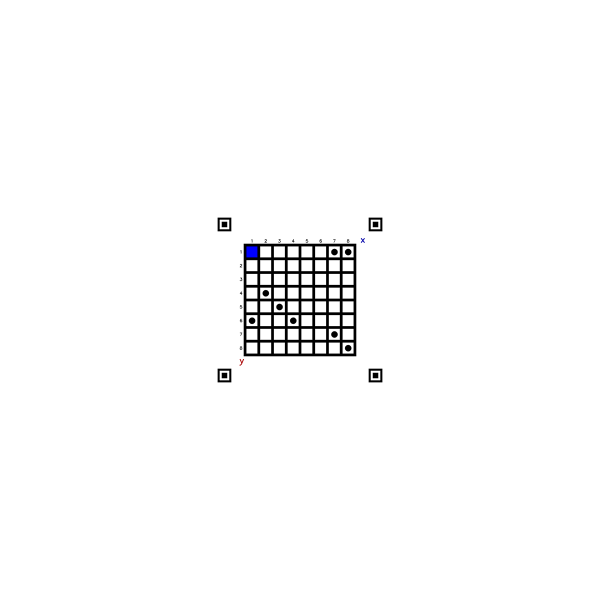
#> input picture scale.png, 1200 x 1200 px (shown at 1/2 size)
$ python picture_main.py
#> lines starting #> are read from the running program, lines starting #| are printed output that depends on the picture; after the words box and inside, x2 and y2 are one past the last pixel; in counts of white or black regions, pixels touching at a corner belong together
### functions.py
import cv2
import numpy as np


# 通过定位点特殊的面积比来判断找到的边缘是否为定位点
def is_locating_point(con1, con2, con3):
    area1 = cv2.contourArea(con1) / 49
    area2 = cv2.contourArea(con2) / 25
    area3 = cv2.contourArea(con3) / 9
    area = min(area1, area2, area3)
    error = 0.8
    if area1 - area <= area * error and area2 - area <= area * error and area3 - area <= area * error:
        return True
    return False


# 用边缘检测寻找定位点
def find_locating_point(img):
    # cons中存储了边缘的像素， hies中存储了对应的边缘与其他边缘的层级关系
    # level用来给边缘的层级计数，寻找3层及以上边缘，并把对应边缘的像素存入cons_locating_points中
    # locations用来存储定位点中心像素
    cons, hies = cv2.findContours(img, cv2.RETR_TREE, cv2.CHAIN_APPROX_NONE)
    levels = 0
    cons_locating_points = []
    locations = []

    # 遍历存储有所有边缘的层级关系的hies数组，并根据其与其他层级的关系来计数该边缘的层级
    if hies is None:
        return None
    for i in range(len(hies[0])):
        hie = hies[0][i]
        if hie[2] != -1:
            levels += 1
        elif hie[2] == -1 and levels != 0:
            levels += 1
            # 添加3层边缘及以上的像素
            if levels >= 3:
                if is_locating_point(cons[i - 2], cons[i - 1], cons[i]):
                    cons_locating_points.append(cons[i])
            levels = 0
        else:
            levels = 0

    # 求出定位点的中心点的像素
    for con_locating_point in cons_locating_points:
        x_sum, y_sum = 0, 0
        for x, y in con_locating_point[:, 0]:
            x_sum += x
            y_sum += y
        x_avg = x_sum / con_locating_point.shape[0]
        y_avg = y_sum / con_locating_point.shape[0]
        locations.append([int(x_avg), int(y_avg)])

    # 判断是否检测到四个定位点
    if len(locations) == 4:
        return locations
    else:
        return None


# 透视变换图像
def get_trans(img, locating_points):
    # 找到距离左上角和右下角最近的定位点并求出连线的直线方程系数k、b
    distance = [locating_points[0][0]+locating_points[0][1], locating_points[1][0]+locating_points[1][1],
                locating_points[2][0]+locating_points[2][1], locating_points[3][0]+locating_points[3][1]]
    argsort = np.argsort(distance)
    locating_point0 = locating_points[argsort[0]]
    locating_point3 = locating_points[argsort[3]]
    mat_x = np.array([[locating_point0[0], 1], [locating_point3[0], 1]])
    mat_y = np.array([locating_point0[1], locating_point3[1]])
    k, b = np.linalg.solve(mat_x, mat_y)

    # 找到直线上方的点即距离右上角最近的点，直线下方的点即距离左下角最近的点
    if locating_points[argsort[1]][1] - k*locating_points[argsort[1]][0] > b:
        locating_point1 = locating_points[argsort[1]]
        locating_point2 = locating_points[argsort[2]]
    else:
        locating_point1 = locating_points[argsort[2]]
        locating_point2 = locating_points[argsort[1]]

    # 将四个定位点就近透视变换到标准位置
    mat = cv2.getPerspectiveTransform(np.float32([locating_point0, locating_point1, locating_point2, locating_point3]),
                                      np.float32([(0, 0), (0, 707), (707, 0), (707, 707)]))
    img_trans = cv2.warpPerspective(img, mat, (707, 707))

    return img_trans


# 旋转图像
def get_roi(img):
    # 旋转变换矩阵
    m1 = cv2.getRotationMatrix2D((707/2, 707/2), 90, 1)
    m2 = cv2.getRotationMatrix2D((707/2, 707/2), 180, 1)
    m3 = cv2.getRotationMatrix2D((707/2, 707/2), 270, 1)

    # 对比四个角格子的HSV值来判断旋转图像
    img_hsv = cv2.cvtColor(img, cv2.COLOR_BGR2HSV)
    if 100 <= img_hsv[112][595][0] <= 124 and 120 <= img_hsv[112][595][1]:
        img_spin = cv2.warpAffine(img, m1, (707, 707))
    elif 100 <= img_hsv[595][595][0] <= 124 and 120 <= img_hsv[595][595][1]:
        img_spin = cv2.warpAffine(img, m2, (707, 707))
    elif 100 <= img_hsv[595][112][0] <= 124 and 120 <= img_hsv[595][112][1]:
        img_spin = cv2.warpAffine(img, m3, (707, 707))
    else:
        img_spin = img

    return img_spin


# 用霍夫圆寻找宝藏
def find_circles(img):
    locations = []
    img_blur = cv2.medianBlur(img, 3)
    hough_circles = cv2.HoughCircles(img_blur, cv2.HOUGH_GRADIENT_ALT, 5, 20,
                                     param1=1000, param2=0.70, minRadius=10, maxRadius=20)
    if hough_circles is None:
        return None
    for hough_circle in hough_circles[0, :]:
        locations.append((int(hough_circle[0]), int(hough_circle[1])))
    return locations

### picture_main.py
from functions import *


if __name__ == "__main__":
    frame = cv2.imread("scale.png")
#> frame is the input picture: shape (1200, 1200, 3); mean B, G, R 250.9, 250.8, 250.8
    frame_gray = cv2.cvtColor(frame, cv2.COLOR_RGB2GRAY)
    frame_blur = cv2.GaussianBlur(frame_gray, (5, 5), 0)
    ret, frame_bin = cv2.threshold(frame_blur, 127, 255, cv2.THRESH_BINARY)
#> frame_bin: shape (1200, 1200); 98.3% white; 31 black regions (13 under 20 px)
    locating_points = find_locating_point(frame_bin)
#> in find_locating_point, `cons, hies = cv2.findContours(img, cv2.RETR_TREE, cv2.CHAIN_APPROX_NONE)`: cons = 102 contours, 16 with area under 20; largest, box (x1, y1, x2, y2) and area: (0, 0, 1200, 1200) 1437601, (486, 486, 714, 714) 51511, (736, 736, 766, 766) 830, (434, 736, 464, 766) 830, (736, 434, 766, 464) 830; hies = 102 rows, first 6: [-1, -1, 1, -1], [4, -1, 2, 0], [-1, -1, 3, 1], [-1, -1, -1, 2], [7, 1, 5, 0], [-1, -1, 6, 4]
#> the loop in find_locating_point, `for i in range(len(hies[0])):` made 102 passes
#> hie on passes 1, 2, 3, 5, 6, 8, 9, 10: [-1, -1, 1, -1], [4, -1, 2, 0], [-1, -1, 3, 1], [7, 1, 5, 0], [-1, -1, 6, 4], [8, 4, -1, 0], [9, 7, -1, 0], [10, 8, -1, 0]
#> after the loop in find_locating_point, `for i in range(len(hies[0])):`: cons_locating_points = 4 contours; box (x1, y1, x2, y2) and area: (745, 745, 758, 758) 135, (442, 745, 455, 758) 135, (745, 442, 758, 455) 135, (442, 442, 455, 455) 135
#> the loop in find_locating_point, `for con_locating_point in cons_locating_points:` made 4 passes
#> (x_avg, y_avg) on passes 1 to 4: (750.7, 750.7), (448.3, 750.7), (750.7, 448.3), (448.3, 448.3)
#> after the loop in find_locating_point, `for con_locating_point in cons_locating_points:`: locations = [[750, 750], [448, 750], [750, 448], [448, 448]]
#> locating_points = [[750, 750], [448, 750], [750, 448], [448, 448]]
    if locating_points is not None:
        for locating_point in locating_points:
            cv2.circle(frame, locating_point, 2, (0, 255, 0), 3)
#> this loop made 4 passes
#> frame: shape (1200, 1200, 3); 0.01% of pixels changed, all inside (x1, y1, x2, y2) = (444, 444, 755, 755)
        frame_trans = get_trans(frame, locating_points)
#> in get_trans, `distance = [locating_points[0][0]+locating_points[0][1], locating_poin..`: distance = [1500, 1198, 1198, 896]
#> in get_trans, `argsort = np.argsort(distance)`: argsort = [3, 1, 2, 0]
#> in get_trans, `locating_point0 = locating_points[argsort[0]]`: locating_point0 = [448, 448]
#> in get_trans, `locating_point3 = locating_points[argsort[3]]`: locating_point3 = [750, 750]
#> in get_trans, `mat_x = np.array([[locating_point0[0], 1], [locating_point3[0], 1]])`: mat_x = [[448, 1], [750, 1]]
#> in get_trans, `mat_y = np.array([locating_point0[1], locating_point3[1]])`: mat_y = [448, 750]
#> in get_trans, `k, b = np.linalg.solve(mat_x, mat_y)`: k = 1; b = 1.15e-13
#> in get_trans, `locating_point1 = locating_points[argsort[1]]`: locating_point1 = [448, 750]
#> in get_trans, `locating_point2 = locating_points[argsort[2]]`: locating_point2 = [750, 448]
#> in get_trans, `mat = cv2.getPerspectiveTransform(np.float32([locating_point0, locatin..`: mat = [[2.34, -2.53e-16, -1048.8], [0, 2.34, -1048.8], [-5.32e-19, -2.66e-19, 1]]
#> in get_trans, `img_trans = cv2.warpPerspective(img, mat, (707, 707))`:
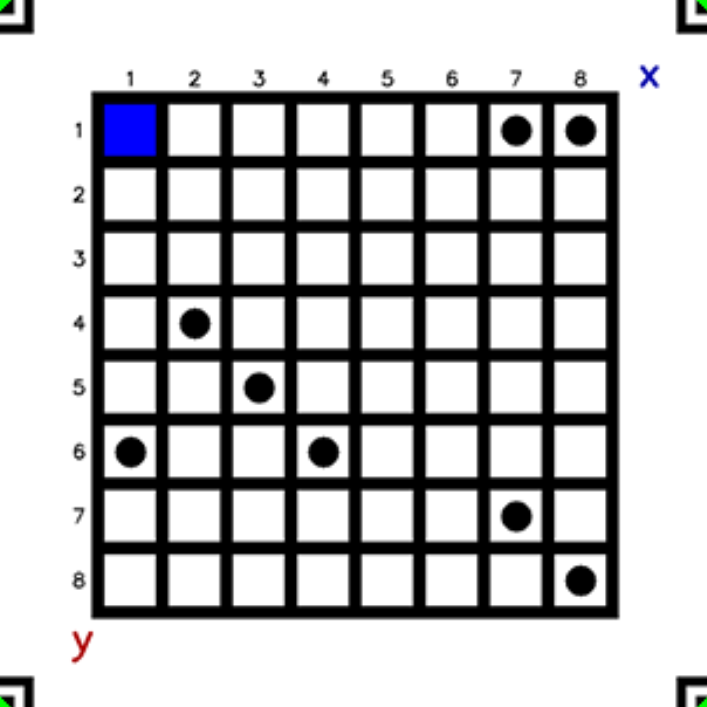
#> img_trans: shape (707, 707, 3); mean B, G, R 194.5, 193.2, 193.2
        frame_roi = get_roi(frame_trans)
#> in get_roi, `m1 = cv2.getRotationMatrix2D((707/2, 707/2), 90, 1)`: m1 = [[6.12e-17, 1, -5.68e-14], [-1, 6.12e-17, 707]]
#> in get_roi, `m2 = cv2.getRotationMatrix2D((707/2, 707/2), 180, 1)`: m2 = [[-1, 1.22e-16, 707], [-1.22e-16, -1, 707]]
#> in get_roi, `m3 = cv2.getRotationMatrix2D((707/2, 707/2), 270, 1)`: m3 = [[-1.84e-16, -1, 707], [1, -1.84e-16, 5.68e-14]]
        frame_roi_gray = cv2.cvtColor(frame_roi, cv2.COLOR_RGB2GRAY)
        ret, frame_roi_bin = cv2.threshold(frame_roi_gray, 80, 255, cv2.THRESH_BINARY)
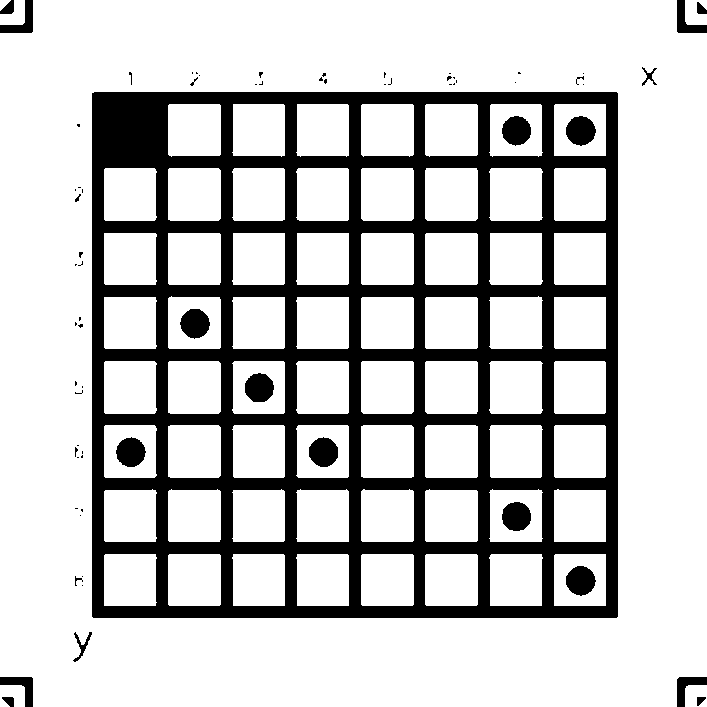
#> frame_roi_bin: shape (707, 707); 77.6% white; 69 black regions (46 under 20 px), largest, box (x1, y1, x2, y2) and area: (92, 92, 618, 618) 103919, (566, 116, 596, 146) 676, (116, 437, 146, 467) 672
        circles = find_circles(frame_roi_bin)
#> in find_circles, `hough_circles = cv2.HoughCircles(img_blur, cv2.HOUGH_GRADIENT_ALT, 5, ..`: hough_circles = [[515, 515, 14.66], [325, 450, 14.77], [580, 130, 14.71], [580, 580, 14.69], [515, 130, 14.56], [130, 455, 14.82], [195, 325, 14.48], [260, 390, 14.79]]
#> the loop in find_circles, `for hough_circle in hough_circles[0, :]:` made 8 passes
#> after the loop in find_circles, `for hough_circle in hough_circles[0, :]:`: locations = [(515, 515), (325, 450), (580, 130), (580, 580), (515, 130), (130, 455), (195, 325), (260, 390)]
#> circles has the same summary as locations in find_circles
        if circles is not None:
            for circle in circles:
                coord_x = int((circle[0] - 99) / (510 / 8) + 1)
                coord_y = int((circle[1] - 99) / (510 / 8) + 1)
                if 0 < coord_x < 9 and 0 < coord_y < 9:
                    cv2.circle(frame_roi, circle, 2, (0, 0, 255), 3)
                    cv2.putText(frame_roi, str((coord_x, coord_y)), (circle[0] - 10, circle[1] + 20),
                                cv2.FONT_HERSHEY_SIMPLEX, 0.5, color=(0, 0, 255), thickness=1)
#> this loop made 8 passes
#> (circle, coord_x, coord_y) on passes 1 to 8: ((515, 515), 7, 7), ((325, 450), 4, 6), ((580, 130), 8, 1), ((580, 580), 8, 8), ((515, 130), 7, 1), ((130, 455), 1, 6), ((195, 325), 2, 4), ((260, 390), 3, 5)
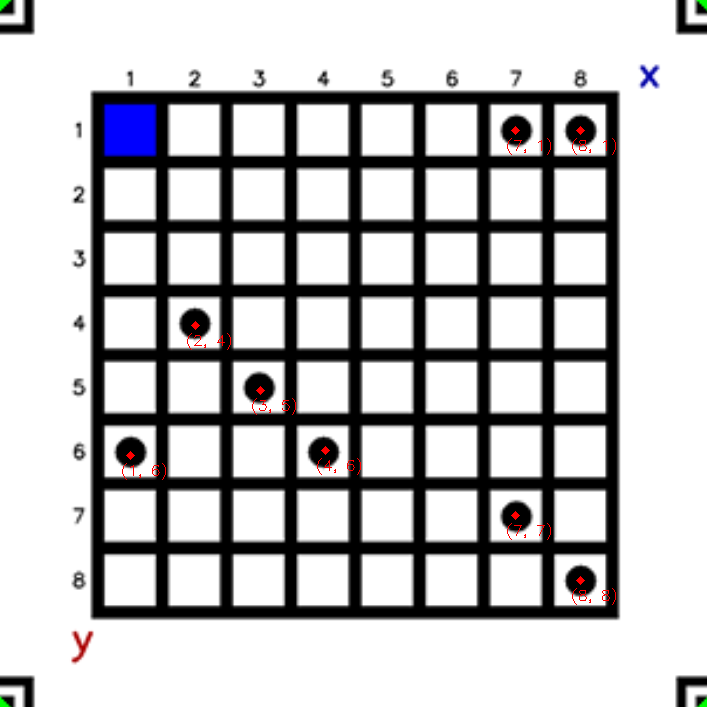
#> frame_roi: shape (707, 707, 3); 0.21% of pixels changed, all inside (x1, y1, x2, y2) = (122, 126, 616, 605)
            cv2.imshow("video", frame_roi)
    cv2.waitKey(0)
    cv2.destroyAllWindows()

$ run again, with perspective.png copied over scale.png
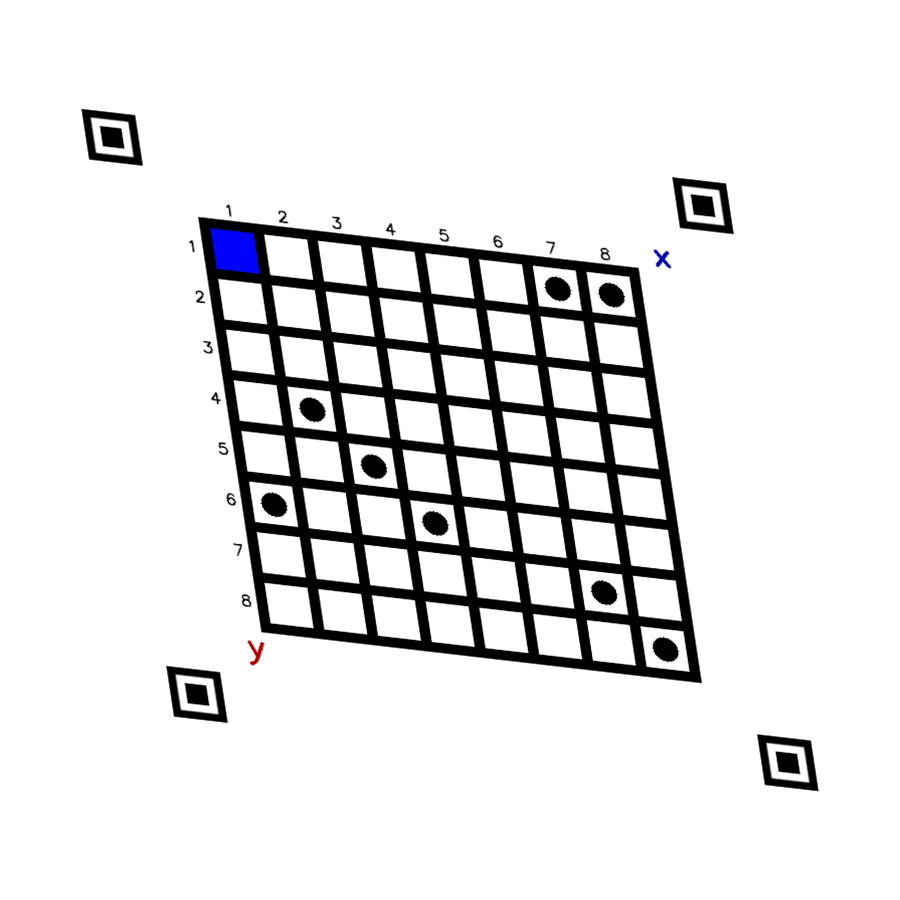
#> input picture perspective.png, 900 x 900 px
#> frame is the input picture: shape (900, 900, 3); mean B, G, R 229.2, 228.6, 228.6
#> `ret, frame_bin = cv2.threshold(frame_blur, 127, 255, cv2.THRESH_BINARY)`:
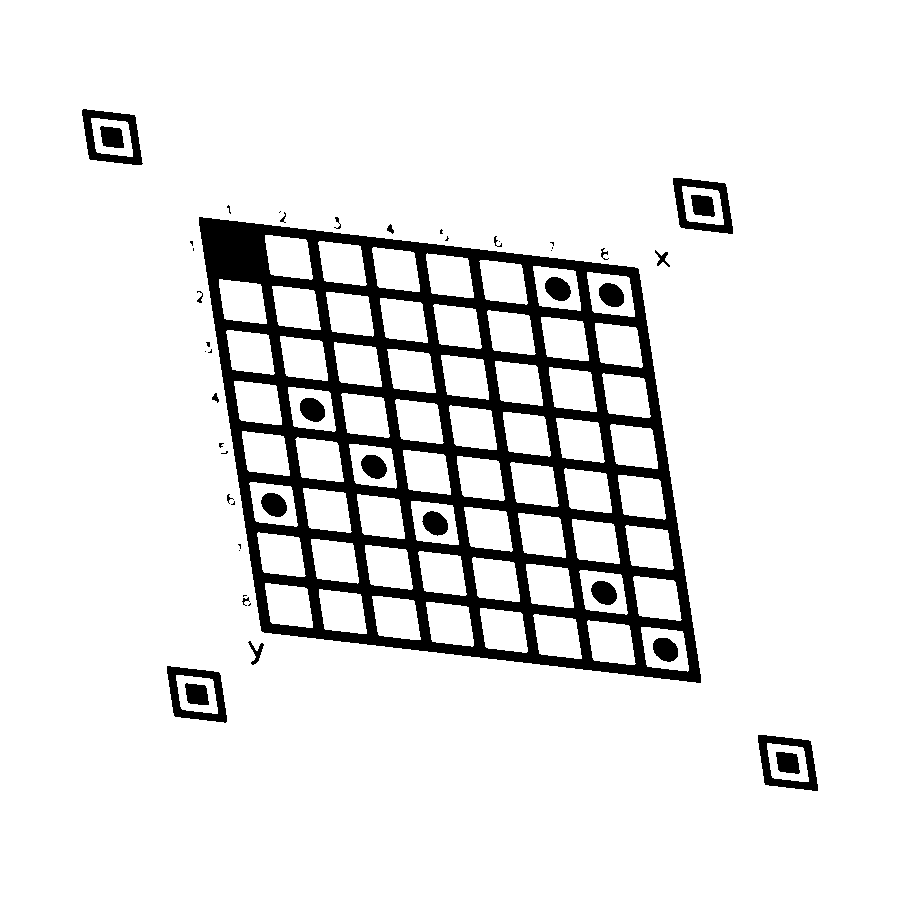
#> frame_bin: shape (900, 900); 89.7% white; 48 black regions (20 under 20 px)
#> cons = 129 contours, 30 with area under 20; largest, box (x1, y1, x2, y2) and area: (0, 0, 900, 900) 808201, (198, 216, 702, 684) 180559, (166, 665, 228, 724) 2772, (757, 734, 819, 792) 2772, (672, 177, 734, 235) 2772; hies = 129 rows, first 6: [-1, -1, 1, -1], [4, -1, 2, 0], [-1, -1, 3, 1], [-1, -1, -1, 2], [7, 1, 5, 0], [-1, -1, 6, 4]
#> the loop in find_locating_point, `for i in range(len(hies[0])):` made 129 passes
#> (hie, area1 in is_locating_point, area2 in is_locating_point, area3 in is_locating_point, area in is_locating_point) on passes 4, 7, 50: ([-1, -1, -1, 2], 56.57, 49.38, 51.22, 49.38), ([-1, -1, -1, 5], 56.58, 49.46, 51.22, 49.46), ([-1, -1, -1, 48], 3684.9, 65.08, 55.56, 55.56)
#> after the loop in find_locating_point, `for i in range(len(hies[0])):`: cons_locating_points = 4 contours; box (x1, y1, x2, y2) and area: (775, 751, 801, 775) 461, (184, 682, 210, 706) 461, (690, 194, 716, 218) 461, (99, 125, 125, 149) 461
#> the loop in find_locating_point, `for con_locating_point in cons_locating_points:` made 4 passes
#> (x_avg, y_avg) on passes 1 to 4: (787.4, 762.1), (196.5, 694), (702.5, 205.1), (111.6, 136.9)
#> after the loop in find_locating_point, `for con_locating_point in cons_locating_points:`: locations = [[787, 762], [196, 693], [702, 205], [111, 136]]
#> the loop `for locating_point in locating_points:` made 4 passes
#> distance = [1549, 889, 907, 247]
#> argsort = [3, 1, 2, 0]
#> locating_point0 = [111, 136]
#> locating_point3 = [787, 762]
#> mat_x = [[111, 1], [787, 1]]
#> mat_y = [136, 762]
#> k = 0.926; b = 33.21
#> locating_point1 = [196, 693]
#> locating_point2 = [702, 205]
#> mat = [[1.22, -0.186, -109.9], [-0.151, 1.29, -159], [-2.08e-19, 3.17e-20, 1]]
#> m1 = [[6.12e-17, 1, -5.68e-14], [-1, 6.12e-17, 707]]
#> m2 = [[-1, 1.22e-16, 707], [-1.22e-16, -1, 707]]
#> m3 = [[-1.84e-16, -1, 707], [1, -1.84e-16, 5.68e-14]]
#> img_hsv: shape (707, 707, 3); mean H, S, V 0.8, 1.8, 194.7
#> frame_roi_bin: shape (707, 707); 77% white; 53 black regions (23 under 20 px), largest, box (x1, y1, x2, y2) and area: (91, 91, 618, 618) 106003, (179, 308, 210, 339) 692, (115, 437, 145, 467) 692
#> img_blur: shape (707, 707); 77.1% white; 55 black regions (33 under 20 px), largest, box (x1, y1, x2, y2) and area: (91, 91, 618, 618) 106130, (115, 437, 145, 467) 690, (244, 372, 274, 402) 688
#> hough_circles = [[515, 515, 14.84], [130, 450, 14.89], [580, 130, 14.75], [580, 580, 14.72], [515, 130, 14.85], [195, 325, 14.64], [260, 385, 15.15], [325, 450, 15.2]]
#> the loop in find_circles, `for hough_circle in hough_circles[0, :]:` made 8 passes
#> after the loop in find_circles, `for hough_circle in hough_circles[0, :]:`: locations = [(515, 515), (130, 450), (580, 130), (580, 580), (515, 130), (195, 325), (260, 385), (325, 450)]
#> circles has the same summary as locations in find_circles
#> the loop `for circle in circles:` made 8 passes
#> (circle, coord_x, coord_y) on passes 1 to 8: ((515, 515), 7, 7), ((130, 450), 1, 6), ((580, 130), 8, 1), ((580, 580), 8, 8), ((515, 130), 7, 1), ((195, 325), 2, 4), ((260, 385), 3, 5), ((325, 450), 4, 6)
#> after the loop `for circle in circles:`:
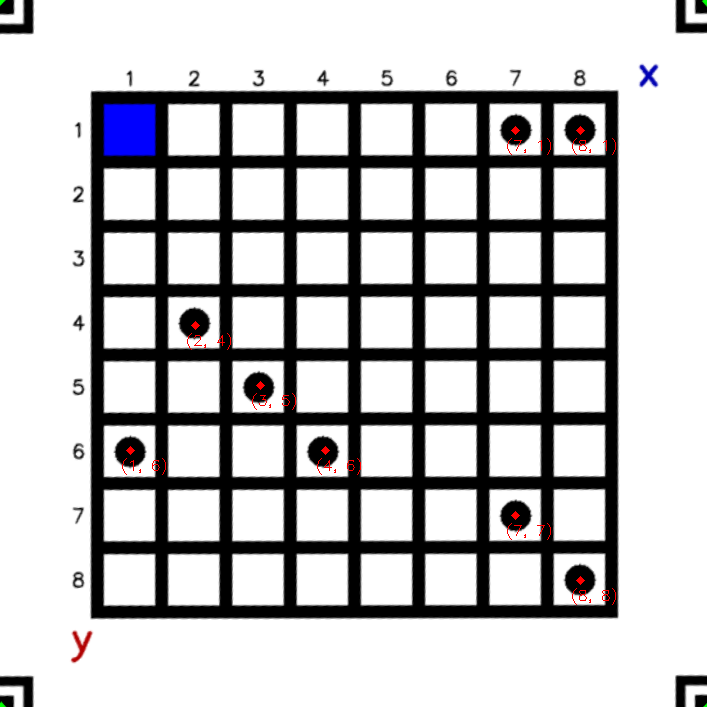
#> frame_roi: shape (707, 707, 3); mean B, G, R 194.4, 193, 193.6
